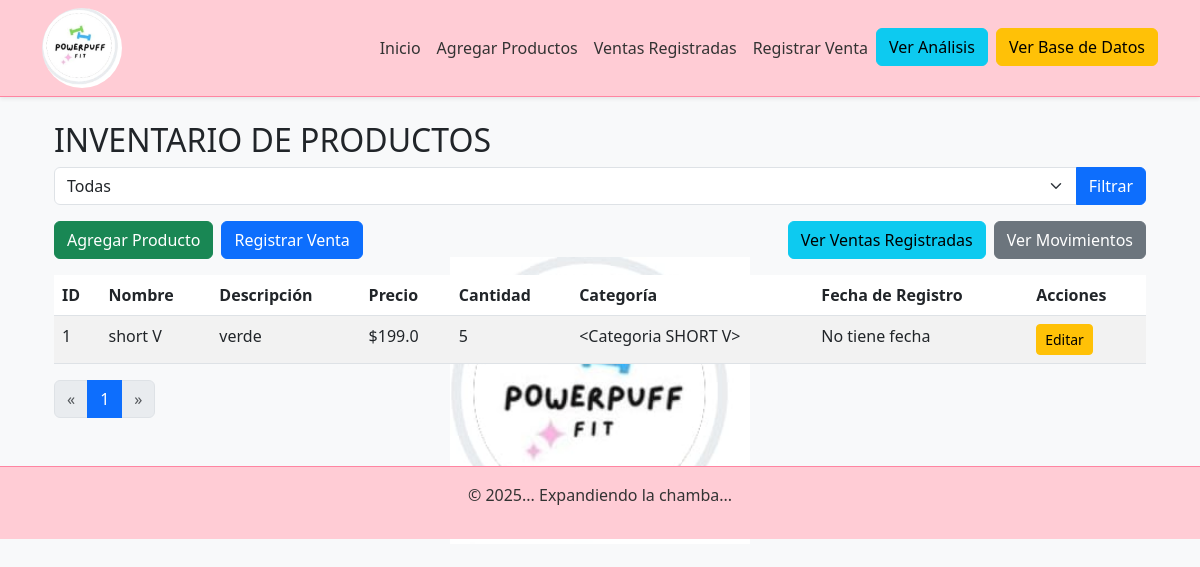
Before: / with the older database file.
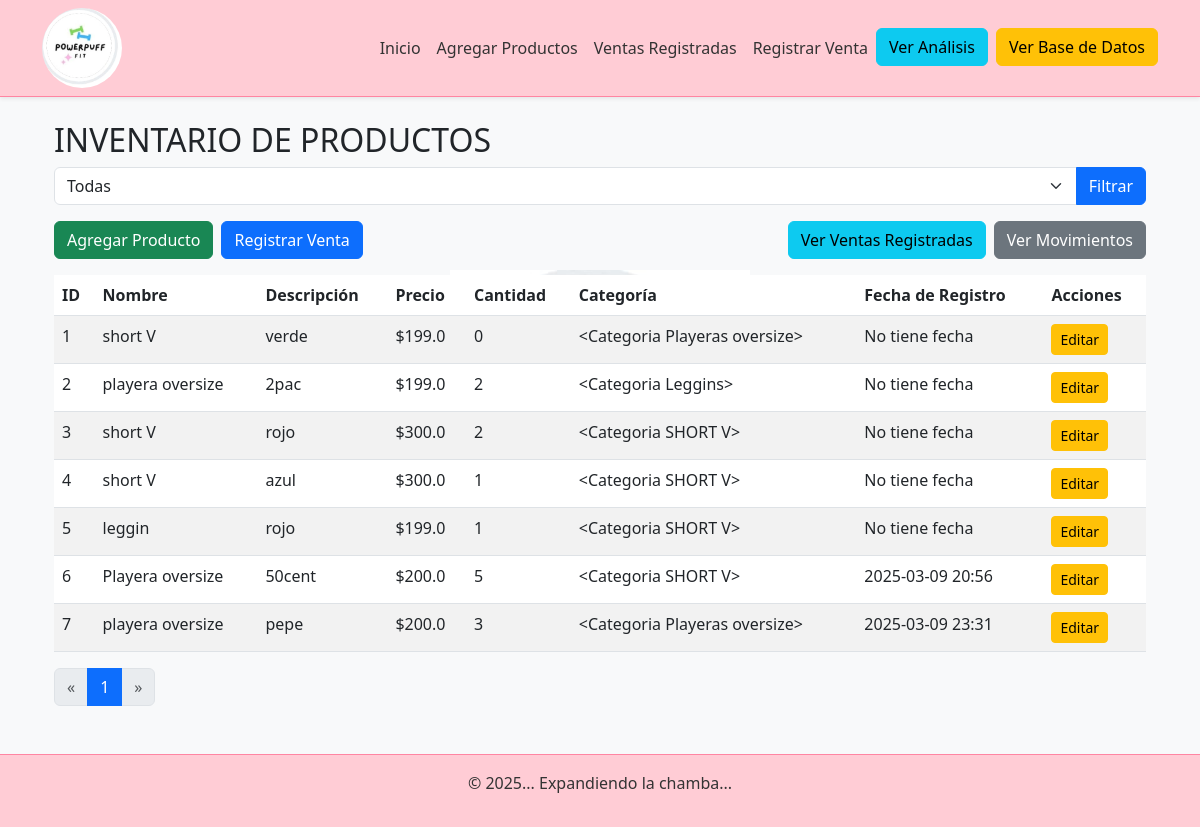
After: the same page with the newer database file.
### app/models.py (models this page shows, shortened)
class Producto(db.Model):
    id = db.Column(db.Integer, primary_key=True)
    nombre = db.Column(db.String(100), nullable=False)
    descripcion = db.Column(db.Text, nullable=True)
    precio = db.Column(db.Float, nullable=False)
    cantidad = db.Column(db.Integer, default=0)
    categoria_id = db.Column(db.Integer, db.ForeignKey('categoria.id'), nullable=False)  # Clave foránea a 'Categoria'
    activo = db.Column(db.Boolean, default=True)
    fecha_registro = db.Column(db.DateTime, default=datetime.utcnow)
    cantidad_vendida = db.Column(db.Integer, default=0)
    variantes = db.relationship('ProductoVariante', back_populates='producto')
    ventas = db.relationship('VentaProducto', back_populates='producto')
    movimientos = db.relationship('MovimientoInventario', back_populates='producto')
    categoria = db.relationship('Categoria', backref='productos')

class Categoria(db.Model):
    __tablename__ = 'categoria'
    id = db.Column(db.Integer, primary_key=True)
    nombre = db.Column(db.String(100), nullable=False, unique=True)
    def __repr__(self):
        return f'<Categoria {self.nombre}>'

### app/routes.py (the view)
@routes.route('/')
def index():
    page = request.args.get('page', 1, type=int)  # Página actual (por defecto es 1)
    productos = Producto.query.filter_by(activo=True).paginate(page=page, per_page=10)
    return render_template('index.html', productos=productos)

### app/templates/index.html (shortened to what this page needs)
{% extends "base.html" %}
{% block content %}
<div class="container mt-4">
    <h2>INVENTARIO DE PRODUCTOS</h2>
    <form id="filtroForm" class="mb-3">
        <div class="input-group">
            <select name="categoria" id="categoria" class="form-select">
                <option value="todas" {% if categoria_seleccionada == 'todas' %}selected{% endif %}>Todas</option>
            </select>
            <button type="submit" class="btn btn-primary">Filtrar</button>
        </div>
    </form>
    <div class="d-flex flex-column flex-md-row justify-content-between mb-3 gap-2">
        <div class="d-flex gap-2">
            <a href="{{ url_for('routes.nuevo_producto') }}" class="btn btn-success">Agregar Producto</a>
            <a href="{{ url_for('routes.nueva_venta') }}" class="btn btn-primary">Registrar Venta</a>
        </div>
        <div class="d-flex gap-2">
            <a href="{{ url_for('routes.listar_ventas') }}" class="btn btn-info">Ver Ventas Registradas</a>
            <a href="{{ url_for('routes.listar_movimientos') }}" class="btn btn-secondary">Ver Movimientos</a>
        </div>
    </div>
    <div class="table-responsive">
        <table class="table table-striped">
            <thead>
                <tr>
                    <th>ID</th>
                    <th>Nombre</th>
                    <th>Descripción</th>
                    <th>Precio</th>
                    <th>Cantidad</th>
                    <th>Categoría</th>
                    <th>Fecha de Registro</th>
                    <th>Acciones</th>
                </tr>
            </thead>
            <tbody id="productosLista">
                {% for producto in productos.items %}
                    {% if producto.activo %}
                        <tr>
                            <td>{{ producto.id }}</td>
                            <td>{{ producto.nombre }}</td>
                            <td>{{ producto.descripcion }}</td>
                            <td>${{ producto.precio }}</td>
                            <td>{{ producto.cantidad }}</td>
                            <td>{{ producto.categoria }}</td>
                            <td>
                                {% if producto.fecha_registro %}
                                    {{ producto.fecha_registro.strftime('%Y-%m-%d %H:%M') }}
                                {% else %}
                                    No tiene fecha
                                {% endif %}
                            </td>
                            <td>
                                <a href="{{ url_for('routes.editar_producto', id=producto.id) }}" class="btn btn-warning btn-sm">Editar</a>
                            </td>
                        </tr>
                    {% endif %}
                {% endfor %}
            </tbody>
        </table>
    </div>
    <nav aria-label="Page navigation">
        <ul class="pagination">
            <li class="page-item {% if productos.has_prev %}enabled{% else %}disabled{% endif %}">
                <a class="page-link" href="{{ url_for('routes.index', pagina=productos.prev_num, categoria=categoria_seleccionada) }}" aria-label="Previous">
                    <span aria-hidden="true">&laquo;</span>
                </a>
            </li>
            {% for page_num in range(1, productos.pages + 1) %}
                <li class="page-item {% if productos.page == page_num %}active{% endif %}">
                    <a class="page-link" href="{{ url_for('routes.index', pagina=page_num, categoria=categoria_seleccionada) }}">{{ page_num }}</a>
                </li>
            {% endfor %}
            <li class="page-item {% if productos.has_next %}enabled{% else %}disabled{% endif %}">
                <a class="page-link" href="{{ url_for('routes.index', pagina=productos.next_num, categoria=categoria_seleccionada) }}" aria-label="Next">
                    <span aria-hidden="true">&raquo;</span>
                </a>
            </li>
        </ul>
    </nav>
</div>
{% endblock %}

### app/templates/base.html (shortened to what this page needs)
<!DOCTYPE html>
<html lang="es">
<head>
    <link href="https://cdn.jsdelivr.net/npm/bootstrap@5.3.0/dist/css/bootstrap.min.css" rel="stylesheet">
    <link rel="stylesheet" href="https://cdnjs.cloudflare.com/ajax/libs/font-awesome/6.4.0/css/all.min.css">
</head>
<body class="bg-light">
    <nav class="navbar navbar-expand-lg navbar-light shadow-sm">
        <div class="container">
            <a class="navbar-brand" href="{{ url_for('routes.index') }}">
                <img src="{{ url_for('static', filename='images/logo.png') }}" alt="Logo">
            </a>
            <div class="collapse navbar-collapse" id="navbarNav">
                <ul class="navbar-nav ms-auto">
                    <li class="nav-item">
                        <a class="nav-link" href="{{ url_for('routes.index') }}">Inicio</a>
                    </li>
                    <li class="nav-item">
                        <a class="nav-link" href="{{ url_for('routes.nuevo_producto') }}">Agregar Productos</a>
                    </li>
                    <li class="nav-item">
                        <a class="nav-link" href="{{ url_for('routes.listar_ventas') }}">Ventas Registradas</a>
                    </li>
                    <li class="nav-item">
                        <a class="nav-link" href="{{ url_for('routes.nueva_venta') }}">Registrar Venta</a>
                    </li>
                    <li class="nav-item">
                        <a href="{{ url_for('routes.analisis_productos') }}" class="btn btn-info">Ver Análisis</a>
                    </li>
                    <li class="nav-item">
                        <a href="{{ url_for('routes.ver_base_de_datos') }}" class="btn btn-warning ms-2">Ver Base de Datos</a>
                    </li>
                </ul>
            </div>
        </div>
    </nav>
    <div class="container mt-4">
        {% block content %}{% endblock %}
    </div>
    <footer class="text-center mt-5 py-3">
        <p>&copy; 2025... Expandiendo la chamba... </p>
    </footer>
</body>
</html>

Changed rows visible on the page:
changed Producto "verde": cantidad "5" → "0"; categoria "<Categoria SHORT V>" → "<Categoria Playeras oversize>"
added Producto: id "2", nombre "playera oversize", descripcion "2pac", precio "199.0", cantidad "2", categoria "<Categoria Leggins>", shows "No tiene fecha"
added Producto: id "3", nombre "short V", descripcion "rojo", precio "300.0", cantidad "2", categoria "<Categoria SHORT V>", shows "No tiene fecha"
added Producto: id "4", nombre "short V", descripcion "azul", precio "300.0", cantidad "1", categoria "<Categoria SHORT V>", shows "No tiene fecha"
added Producto: id "5", nombre "leggin", descripcion "rojo", precio "199.0", cantidad "1", categoria "<Categoria SHORT V>", shows "No tiene fecha"
added Producto: id "6", nombre "Playera oversize", descripcion "50cent", precio "200.0", cantidad "5", categoria "<Categoria SHORT V>", fecha_registro "2025-03-09 20:56"
added Producto: id "7", nombre "playera oversize", descripcion "pepe", precio "200.0", cantidad "3", categoria "<Categoria Playeras oversize>", fecha_registro "2025-03-09 23:31"
